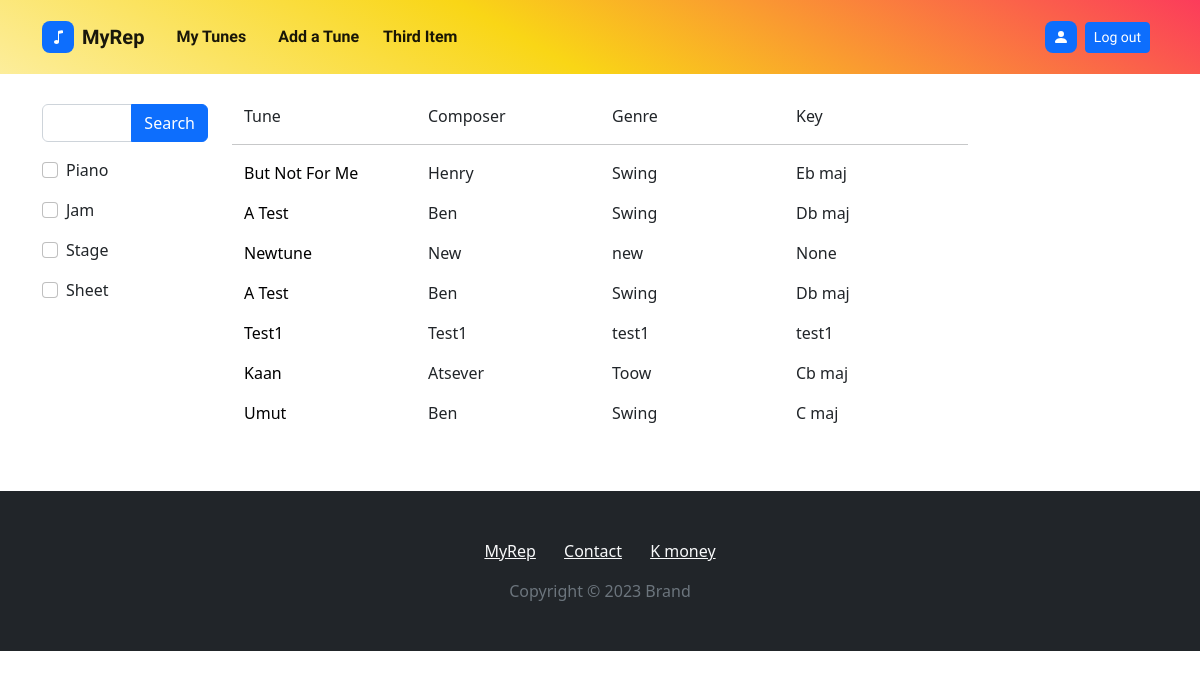
The page /tunes/1/ (signed in) on the database as committed earlier.
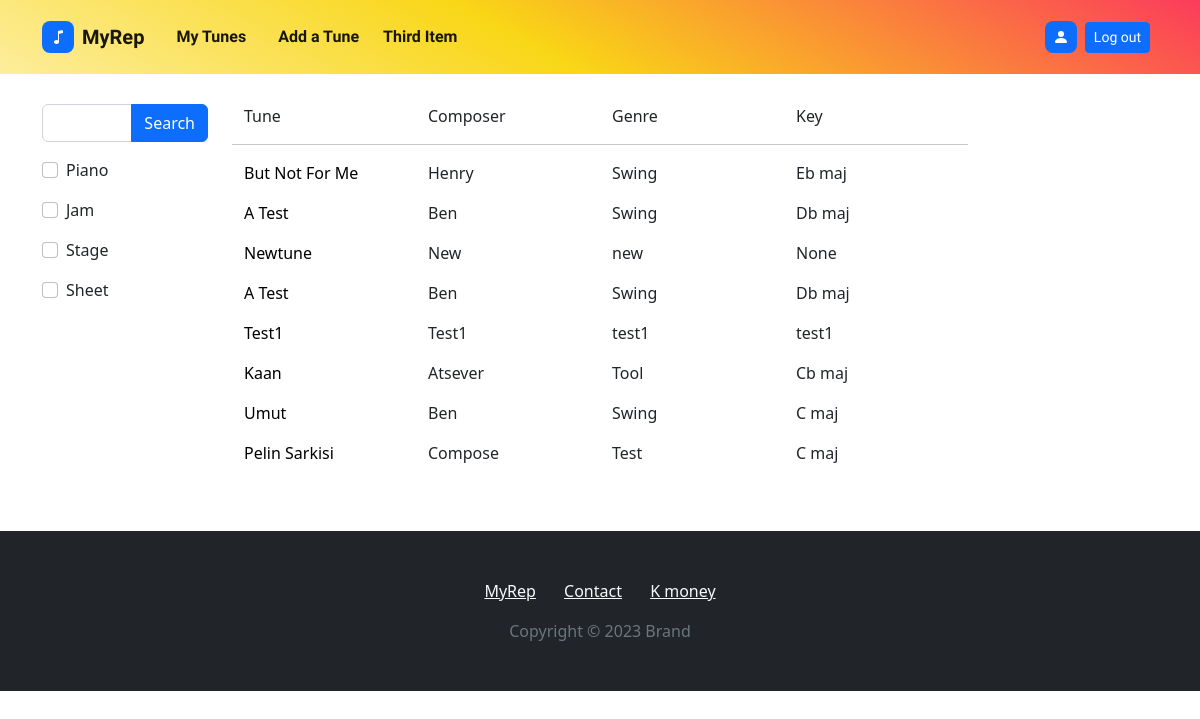
The same page on the database as committed later.
### tunes/models.py (models this page shows, shortened)
class UserTune(models.Model):
    user = models.ForeignKey(settings.AUTH_USER_MODEL, on_delete=models.CASCADE)
    tune = models.ForeignKey(Tune, on_delete=models.CASCADE)
    notes = models.TextField(max_length=400,null=True,blank=True)
    playonpiano = models.BooleanField(default=False)
    playonjamsession = models.BooleanField(default=False)
    playonstage = models.BooleanField(default=False)
    havesheet = models.BooleanField(default=False)
    sheet = models.FileField(upload_to= tunes_user_directory_path , blank=True, null=True, validators=[validate_file_extension])
    updated = models.DateField(auto_now=True)
    created = models.DateField(auto_now_add=True)
    public = models.BooleanField(default=False)
    objects = UserTuneManager()

class Tune(models.Model):
    KEY_CHOICHES = (
        ('C maj','C maj'), ('G maj','G maj'), ('D maj','D maj'), ('A maj','A maj'), ('E maj','E maj'), ('F maj','F maj'),
        ('B maj','B maj'), ('Cb maj','Cb maj'), ('Gb maj','Gb maj'), ('F# maj','F# maj'), ('Db maj','Db maj'),
        ('C# maj','C# maj'), ('Ab maj','Ab maj'), ('Eb maj','Eb maj'), ('Bb maj','Bb maj')
    )
    name = models.CharField(max_length=100)
    composer = models.CharField(max_length=100, null=True, blank=True)
    key = models.CharField(max_length=15, null=True, blank=True, choices=KEY_CHOICHES)
    genre = models.CharField(max_length=100, null=True, blank=True)

### tunes/views.py (the view)
# urls.py: path('tunes/<int:pk>/', usertune_list_view, name='tunes-list-view'),
@login_required
def usertune_list_view(request, pk):
    User = get_user_model()
    user = User.objects.get(id=pk)
    query = request.GET.get('q')
    piano = request.GET.get('playonpiano')
    jam = request.GET.get('playonjamsession')
    stage = request.GET.get('playonstage')
    sheet = request.GET.get('havesheet')
    qs = UserTune.objects.all().filter(user=user)
    if query is not None:
        qs = UserTune.objects.search(query=query).filter(user=user)
    if piano == 'on':
        qs = qs.filter(playonpiano=True)
    if jam == 'on':
        qs = qs.filter(playonjamsession=True)
    if stage == 'on':
        qs = qs.filter(playonstage=True)
    if sheet == 'on':
        qs = qs.filter(havesheet=True)
    search_form = UserTuneSearchForm()
    hx_url = f'/hx/tunes/{pk}'
    context = {
        'qs' : qs,
        'search_form' : search_form,
        'hx_url': hx_url
    }
    if user != request.user:
        return redirect('home-view')
    return render(request, 'pages/tune_list.html', context)

### tunes/forms.py
class UserTuneSearchForm(forms.ModelForm):
    q = forms.CharField(max_length=100, label='', required=False)
    class Meta:
        model = UserTune
        fields = ('playonpiano', 'playonjamsession', 'playonstage', 'havesheet')
        labels = {
        "playonpiano": "Piano",
        'playonjamsession': 'Jam',
        'playonstage': 'Stage',
        'havesheet': 'Sheet'
    }
    def __init__(self, *args, **kwargs):
        super().__init__(*args, **kwargs)
        self.helper = FormHelper()
        self.helper.form_tag = False
        self.helper.disable_csrf = True
        self.helper.layout = Layout(
                FieldWithButtons(
                    Field('q',), Submit('', 'Search')),
                'playonpiano',
                'playonjamsession',
                'playonstage',
                'havesheet'
        )

### accounts/models.py (called while the page is built)
    @property
    def is_active(self):
        return self.active

### templates/pages/tune_list.html (shortened to what this page needs)
{% extends 'main/main.html' %}
{% block content %}
<head>
</head>
<div class="container">
    <div class="row">
        <div class="col">
            <p>Tune</p>
        </div>
        <div class="col">
            <p class="text-start">Composer</p>
        </div>
        <div class="col">
            <p class="text-start">Genre</p>
        </div>
        <div class="col">
            <p class="text-start">Key</p>
        </div>
        <hr>
    </div>
</div>
<div id='search-results'>
    {% for usertune in qs %}
    <div class="container">
        <div class="row">
            <div class="col">
                <p><a class='line' href={% url 'tunes-detail-view' usertune.user.id usertune.id %}>{{usertune.tune.name|title}}</a></p>
            </div>
            <div class="col">
                <p class="text-start">{{usertune.tune.composer|title}}</p>
            </div>
            <div class="col">
                <p class="text-start">{{usertune.tune.genre}}</p>
            </div>
            <div class="col">
                <p class="text-start">{{usertune.tune.key}}</p>
            </div>
        </div>
    </div>
    {% endfor %}
</div>
{% endblock content %}

Rows that differ between the two databases and show on the page:
changed UserTune "Kaan": tune.genre "Toow" → "Tool"
added UserTune: tune.name "Pelin Sarkisi", tune.composer "Compose", tune.genre "Test", tune.key "C maj"
